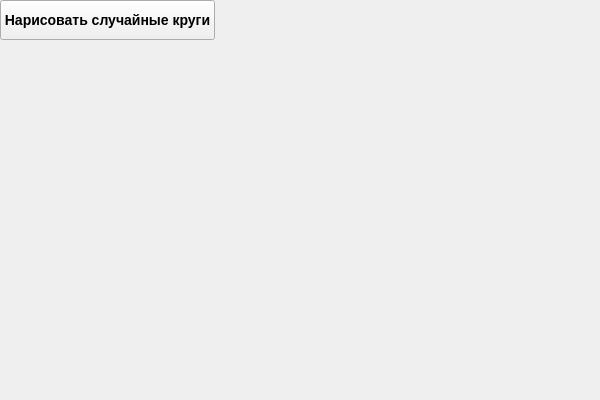
<?xml version="1.0" encoding="UTF-8"?>
<ui version="4.0">
 <class>MainWindow</class>
 <widget class="QMainWindow" name="MainWindow">
  <property name="geometry">
   <rect>
    <x>0</x>
    <y>0</y>
    <width>600</width>
    <height>400</height>
   </rect>
  </property>
  <property name="minimumSize">
   <size>
    <width>600</width>
    <height>400</height>
   </size>
  </property>
  <property name="maximumSize">
   <size>
    <width>600</width>
    <height>400</height>
   </size>
  </property>
  <property name="windowTitle">
   <string>Рисование кругов</string>
  </property>
  <widget class="QWidget" name="centralwidget">
   <widget class="QPushButton" name="pushButton">
    <property name="geometry">
     <rect>
      <x>0</x>
      <y>0</y>
      <width>215</width>
      <height>40</height>
     </rect>
    </property>
    <property name="minimumSize">
     <size>
      <width>0</width>
      <height>40</height>
     </size>
    </property>
    <property name="styleSheet">
     <string notr="true">font-size: 14px; font-weight: bold; background-color: #f0f0f0;</string>
    </property>
    <property name="text">
     <string>Нарисовать случайные круги</string>
    </property>
   </widget>
  </widget>
 </widget>
 <resources/>
 <connections/>
</ui>
